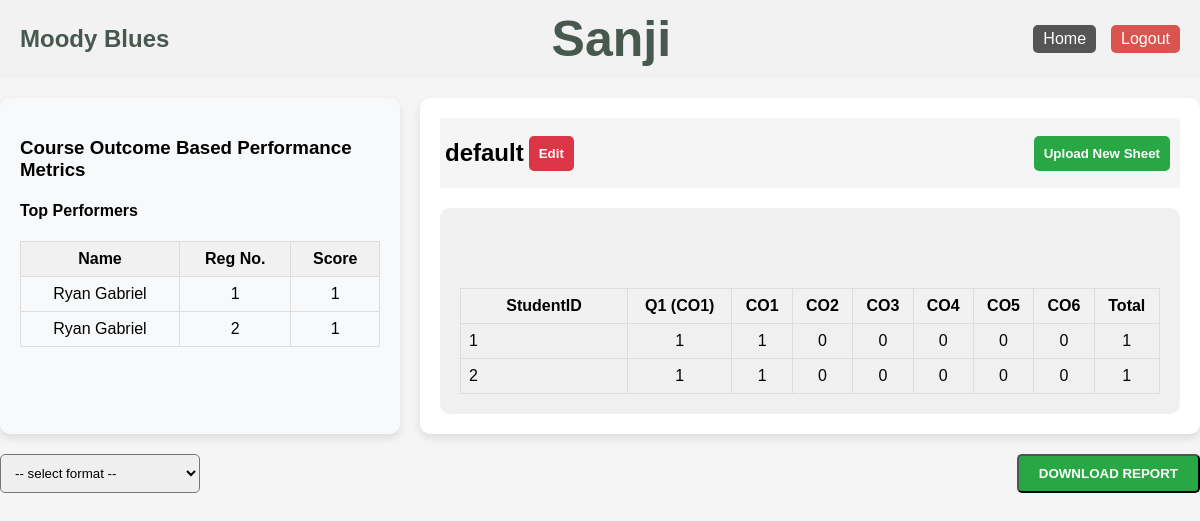
/landingPage/examsDetails?examID=1 (signed in), run on the app's committed database.
### application/model.py (models this page shows, shortened)
class Student(db.Model):
    __tablename__ = 'student'
    id = db.Column(db.Integer, primary_key=True, autoincrement=True)
    year = db.Column(db.Integer, nullable=False)
    section = db.Column(db.String, nullable=False)
    name = db.Column(db.String, nullable=False)
    stream_id = db.Column(db.Integer, db.ForeignKey('stream.id'), nullable=False)
    stream = db.relationship('Stream', back_populates='students')

class Answer(db.Model):
    __tablename__ = 'answer'
    id = db.Column(db.Integer, primary_key=True, autoincrement=True)
    question_id = db.Column(db.Integer, nullable=False)
    exam_id = db.Column(db.Integer,nullable = False)
    student_id = db.Column(db.Integer, nullable=False)
    marks = db.Column(db.Integer,nullable = False)

class Exam(db.Model):
    __tablename__ = 'exam'
    id = db.Column(db.Integer, primary_key=True, autoincrement=True)
    year = db.Column(db.Integer, nullable=False)
    name = db.Column(db.String,nullable=False)
    date = db.Column(db.Date,nullable=False)
    courseID = db.Column(db.String,nullable = False)
    section = db.Column(db.String, nullable=False)
    faculty_id = db.Column(db.Integer, db.ForeignKey('faculty.id'), nullable=False)
    max_marks = db.Column(db.Integer, nullable=False)
    co1 = db.Column(db.Integer, nullable=True)
    co2 = db.Column(db.Integer, nullable=True)
    co3 = db.Column(db.Integer, nullable=True)
    co4 = db.Column(db.Integer, nullable=True)
    co5 = db.Column(db.Integer, nullable=True)
    co6 = db.Column(db.Integer, nullable=True)

class Question(db.Model):
    __tablename__ = 'questions'
    id = db.Column(db.Integer, primary_key=True, autoincrement=True)
    exam_id = db.Column(db.Integer, db.ForeignKey('exam.id'), nullable=False)
    co = db.Column(db.Integer, nullable=False)
    marks = db.Column(db.Integer,nullable = False)

### application/routes.py (the view, shortened to what this page needs)
@app.route("/landingPage/examsDetails", methods = ['GET','POST'])
def examsDetails():
    faculty_id = session['faculty_id']
    faculty = Faculty.query.filter_by(id = faculty_id).first()
    if(request.method == "GET"):
        examID = request.args.get('examID')
        session["exam_id"] = examID
        exam = Exam.query.filter_by(id = examID).first()
    Answers = Answer.query.filter_by(exam_id = exam.id).all()
    examAttendees = len(Answers)
    co=[0 for _ in range(6)]
    questions = Question.query.filter_by(exam_id = exam.id)
    for q in questions:
        coAnswers = [ans for ans in Answers if ans.question_id == q.id ]
        for i in coAnswers:
            co[q.co-1]+=i.marks
    for i in range(6):
        if examAttendees!=0:
            co_attribute = f"co{i+1}"
            co_value = getattr(exam, co_attribute, None)
            co[i] = co[i]*100/(examAttendees*int(co_value))
    COs = ['CO1','CO2', 'CO3', 'CO4', 'CO5', 'CO6']
    fig = Figure(
        data=[Bar(x=COs, y=co, marker_color='rgba(55, 128, 191, 0.6)')],
        layout=dict(
            title="",
            xaxis=dict(title=""),
            yaxis=dict(title=""),
            height=250,
            width=500,
            margin=dict(l=20, r=20, t=40, b=30)
        )
    )
    plotly_chart_json = json.dumps(fig, cls=plotly.utils.PlotlyJSONEncoder)
    top_marks = Answer.query.order_by(Answer.marks.desc()).limit(3).all()
    stream = Stream.query.filter_by(id=faculty.stream_id).first()
    students = Student.query.filter_by(year=exam.year, section=exam.section, stream_id=stream.id).all()
    student_answers = []
    for student in students:
        answers = Answer.query.filter_by(student_id=student.id, exam_id=exam.id).all()
        student_answers_entry = {
            'studentID': student.id,
            'answers': answers,
            'co1': 0,
            'co2': 0,
            'co3': 0,
            'co4': 0,
            'co5': 0,
            'co6': 0,
            'questions': {answer.question_id: answer.marks for answer in answers}
        }
        for answer in answers:
            question = Question.query.filter_by(id=answer.question_id).first()
            student_answers_entry[f'co{question.co}'] += answer.marks
        student_answers.append(student_answers_entry)
    questions = Question.query.filter_by(exam_id=exam.id).all()
    return render_template('examDetails.html',
                           facultyName = faculty.name,exam = exam,
                           plotly_chart_json=plotly_chart_json,
                           top_marks = top_marks,
                           students=student_answers,
                           questions=questions)

### templates/examDetails.html (shortened to what this page needs)
<!DOCTYPE html>
<html lang="en">
<head>
    <link rel="stylesheet" href="./style.css">
    <link rel="stylesheet" href="https://cdn.bokeh.org/bokeh/release/bokeh-3.6.1.min.css">
</head>
<body>
<div class="container">
    {% include 'navbar.html' %}
    <div class="content">
        <div class="left-panel">
            <h3>Course Outcome Based Performance Metrics</h3>
            <div class="top-performers">
                <h4>Top Performers</h4>
                <table>
                    <thead>
                        <tr>
                            <th>Name</th>
                            <th>Reg No.</th>
                            <th>Score</th>
                        </tr>
                    </thead>
                    <tbody>
                        {% for mark in top_marks %}
                        <tr>
                            <td>Ryan Gabriel</td>
                            <td>{{ mark.student_id }}</td>
                            <td>{{ mark.marks }}</td>
                        </tr>
                        {% endfor %}
                    </tbody>
                </table>
            </div>
        </div>
        <div class="right-panel">
            <div class="top-bar">
                <form action="/landingPage/examEdit" method="get">
                    <div style="display: flex;flex-direction: row;justify-content: center;align-items: center;">
                        <h2>{{ exam.name }}</h2>
                        <button class="edit-btn">Edit</button>
                    </div>
                </form>
                <button class="upload-btn">Upload New Sheet</button>
            </div>
            <div class="report-section">
                <table>
                    <div class="report-section">
                        <div class="table-container">
                            <table>
                                <thead>
                                    <tr>
                                        <th>StudentID</th>
                                        {% for question in questions %}
                                            <th>Q{{ question.id }} (CO{{ question.co }})</th>
                                        {% endfor %}
                                        <th>CO1</th>
                                        <th>CO2</th>
                                        <th>CO3</th>
                                        <th>CO4</th>
                                        <th>CO5</th>
                                        <th>CO6</th>
                                        <th>Total</th>
                                    </tr>
                                </thead>
                                <tbody>
                                    {% for student in students %}
                                    <tr>
                                        <td class="student-id">
                                            {{ student.studentID }}
                                        </td>
                                        {% for question in questions %}
                                            <td>
                                                <span class="question-marks" data-co="{{ question.co }}"
                                                    data-student-id="{{ student.studentID }}"
                                                    data-question-id="{{ question.id }}">
                                                    {{ student.questions.get(question.id, 0) }}
                                                </span>
                                            </td>
                                        {% endfor %}
                                        <td><span class="co" data-co="1">{{ student.co1 }}</span></td>
                                        <td><span class="co" data-co="2">{{ student.co2 }}</span></td>
                                        <td><span class="co" data-co="3">{{ student.co3 }}</span></td>
                                        <td><span class="co" data-co="4">{{ student.co4 }}</span></td>
                                        <td><span class="co" data-co="5">{{ student.co5 }}</span></td>
                                        <td><span class="co" data-co="6">{{ student.co6 }}</span></td>
                                        <td><span class="total">{{ student.co1 + student.co2 + student.co3 + student.co4 + student.co5 + student.co6 }}</span></td>
                                    </tr>
                                    {% endfor %}
                                </tbody>
                            </table>
                        </div>
                    </div>
                </table>
            </div>
            <div class="bottom-bar">
                <select class="format-select">
                    <option value="" disabled selected>-- select format --</option>
                </select>
                <button class="download-btn">DOWNLOAD REPORT</button>
            </div>
        </div>
    </div>
</div>
</body>
</html>

### templates/navbar.html (shortened to what this page needs)
<nav class="navbar">
    <div class="navbar-container">
        <div class="navbar-left">
            <span class="site-name">Moody Blues</span>
        </div>
        <div class="navbar-center">
            <span class="faculty-name"><strong>{{ session["faculty_name"] }}</strong></span>
        </div>
        <div class="navbar-right">
            <a href="/landingPage" class="nav-link">Home</a>
            <form action="/logout" method="post" style="display: inline;">
                <button type="submit" class="logout-btn">Logout</button>
            </form>
        </div>
    </div>
</nav>

### static/style.css (style rules this page uses)
body { font-family: Arial, sans-serif; margin: 0; padding: 0; background-color: #f5f5f5; }
.container { background-color: #f5f5f5 ; }
.top-bar { display: flex; justify-content: space-between; align-items: center; padding: 20px 5px; background-color:white; }
.top-bar button, .save-btn { height:35px; border: none; border-radius: 5px; cursor: pointer; font-weight: bold; }
.upload-btn { background-color: #28a745; color: white; border-radius: 5px; margin-left: 5px; margin-right: 5px; height: 33px; border: none; max-width: 250px; padding: 0px 10px 0px 10px; }
.edit-btn { background-color: #dc3545; color: white; border-radius: 5px; margin-left: 5px; margin-right: 5px; height: 33px; border: none; max-width: 250px; padding: 0px 10px 0px 10px; }
.table-container { overflow : auto; }
table { width: 100%; border-collapse: collapse; text-align: center; }
table th, table td { padding: 8px; border: 1px solid #ddd; }
table th { background-color: #f1f1f1; }
.student-id, .student-name { width: 150px; text-align: left; }

### templates/examDetails.html (style rules this page uses)
body { font-family: Arial, sans-serif; margin: 0; padding: 0; background-color: #f5f5f5; }
.container { display: flex; flex-direction: column; }
.top-bar { display: flex; justify-content: space-between; align-items: center; padding: 5px; height: 60px; background-color: #f5f5f5; }
.top-bar button { height: 35px; border: none; border-radius: 5px; cursor: pointer; font-weight: bold; }
.upload-btn, .edit-btn { margin-left: 5px; margin-right: 5px; height: 33px; border-radius: 5px; padding: 0px 10px; border: none; background-color: #28a745; color: white; transition: background-color 0.3s; }
.edit-btn { background-color: #dc3545; }
.content { display: flex; gap: 20px; margin-top: 20px; }
.left-panel { width: 30%; background-color: #f8f9fa; padding: 20px; border-radius: 10px; box-shadow: 0 4px 8px rgba(0,0,0,0.1); }
.right-panel { flex-grow: 1; padding: 20px; background-color: #fff; border-radius: 10px; box-shadow: 0 4px 8px rgba(0,0,0,0.1); }
.report-section { margin-top: 20px; background-color: #f0f0f0; border-radius: 10px; padding: 20px; overflow-x: auto; }
table { width: 100%; border-collapse: collapse; text-align: center; }
table th, table td { padding: 8px; border: 1px solid #ddd; }
table th { background-color: #f1f1f1; }
.bottom-bar { display: flex; justify-content: space-between; margin-top: 20px; }
.format-select { padding: 10px; border-radius: 5px; width: 200px; }
.download-btn { background-color: #28a745; color: white; padding: 10px 20px; border-radius: 5px; cursor: pointer; font-weight: bold; }

### templates/navbar.html (style rules this page uses)
.navbar { background-color: #f2f2f2; color:#47584f; padding: 10px 20px; display: flex; align-items: center; justify-content: space-between; font-family: Arial, sans-serif; position: sticky; top: 0; z-index: 1000; }
.navbar-container { display: flex; width: 100%; justify-content: space-between; align-items: center; }
.navbar-left, .navbar-center, .navbar-right { display: flex; align-items: center; }
.site-name { font-size: 1.5em; font-weight: bold; }
.faculty-name { margin-left: 20px; font-size: 50px; }
.navbar-right { gap: 15px; }
.nav-link { color: white; text-decoration: none; font-size: 1em; padding: 5px 10px; border-radius: 5px; background-color: #555; transition: background-color 0.3s; }
.logout-btn { color: white; font-size: 1em; padding: 5px 10px; border: none; border-radius: 5px; background-color: #d9534f; cursor: pointer; transition: background-color 0.3s; }

### data on the page
Student: faculty_name "Sanji"
Answer: student_id "1", marks "1"
Answer: student_id "2", marks "1"
Exam: name "default"
Question: id "1", co "1", questions.get "1"

### other printed values
{{ student.studentID }} "1" "2"
{{ student.co1 }} "1" "1"
{{ student.co2 }} "0" "0"
{{ student.co3 }} "0" "0"
{{ student.co4 }} "0" "0"
{{ student.co5 }} "0" "0"
{{ student.co6 }} "0" "0"
